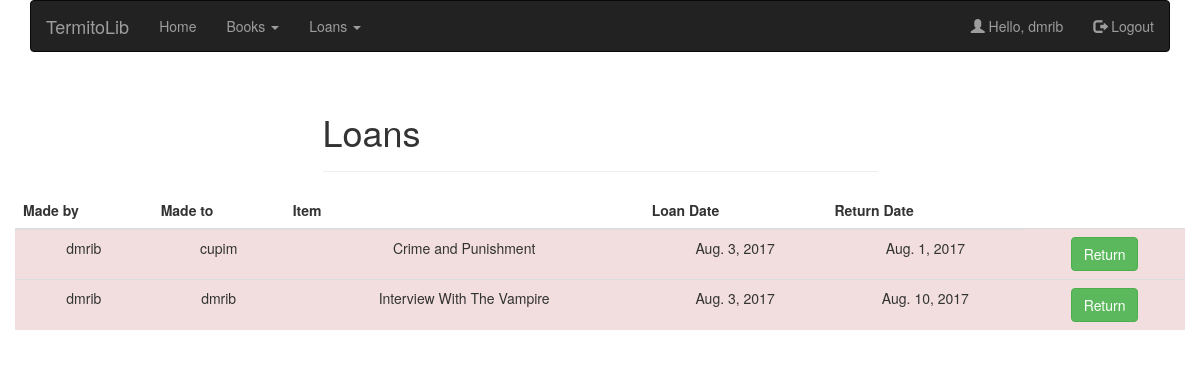
/loans/return/ (signed in), run on an earlier commit of the app's database.
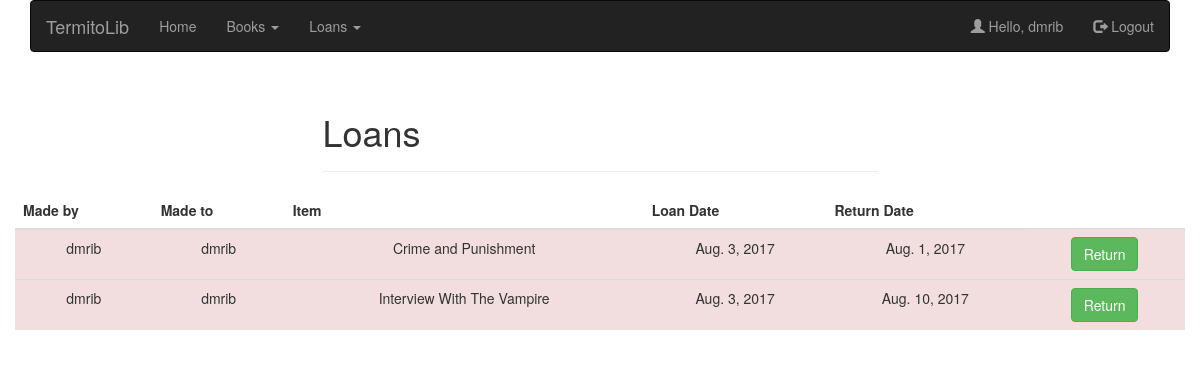
And on a later commit of the database.
### loans/models.py (models this page shows, shortened)
class Loan(models.Model):
    by = models.ForeignKey(settings.AUTH_USER_MODEL)
    to = models.ForeignKey(settings.AUTH_USER_MODEL, related_name='to')
    item = models.ForeignKey(Book)
    loan_date = models.DateTimeField(auto_now_add=True)
    return_date = models.DateTimeField(default=get_deadline)
    active = models.BooleanField(default=True)
    class Meta:
        ordering = ['loan_date', 'return_date']
    @property
    def is_late(self):
        if self.return_date < timezone.now():
            return True
        else:
            return False
    def get_absolute_url(self):
        return f"/loans/{self.pk}"

### books/models.py (models this page shows, shortened)
class Book(models.Model):
    registered_by = models.ForeignKey(settings.AUTH_USER_MODEL)
    name = models.CharField(max_length=200, unique=True)
    authors = models.TextField(max_length=500, help_text='Separate each item by comma.')
    tags = models.TextField(help_text='Separate each item by comma.', blank=True, null=True)
    publisher = models.CharField(max_length=200)
    isbn = models.CharField(max_length=200, unique=True)
    shelf = models.CharField(max_length=10)
    code = models.CharField(max_length=10, unique=True)
    copies = models.PositiveIntegerField()
    registered = models.DateTimeField(auto_now_add=True)
    updated = models.DateTimeField(auto_now=True)
    class Meta:
        ordering = ['name', 'code']

### loans/views.py (the view)
class LoansListView(LoginRequiredMixin, PermissionRequiredMixin, ListView):
    template_name = 'loans/loans_return.html'
    context_object_name = 'loans'
    login_url = '/login'
    permission_required = 'is_staff'
    def get_queryset(self):
        result = Loan.objects.all()
        return result

### loans/templates/loans/loans_return.html (shortened to what this page needs)
{% extends "layout.html" %}
{% block page_title %}Loans{% endblock %}
{% block entire_page_content %}
{% if loans %}
    <div class="table-responsive">
    <table class="table table-striped text-center align-right">
        <thead>
          <tr>
            <th>Made by</th>
            <th>Made to</th>
            <th>Item</th>
            <th>Loan Date</th>
            <th>Return Date</th>
          </tr>
        </thead>
        <tbody>
        {% for loan in loans %}
          <tr {% if loan.is_late %} class="danger"{% endif %}>
            <td>{{loan.by.username}}</td>
            <td>{{loan.to.username}}</td>
            <td>{{loan.item.name}}</td>
            <td>{{loan.loan_date|date}}</td>
            <td>{{loan.return_date|date}}</td>
            <td><a href="{{ loan.get_absolute_url }}/delete"><button type="button" class="btn btn-success">Return</button></a>
</a></td>
          </tr>
        {% endfor %}
        </tbody>
    </table>
</div>
    {% else %}
        <p class="text-center">No active loans.</p>
    {% endif %}
{% endblock %}

What changed in the data, as far as the page shows it:
changed Loan "Aug. 1, 2017": to.username "cupim" → "dmrib"
